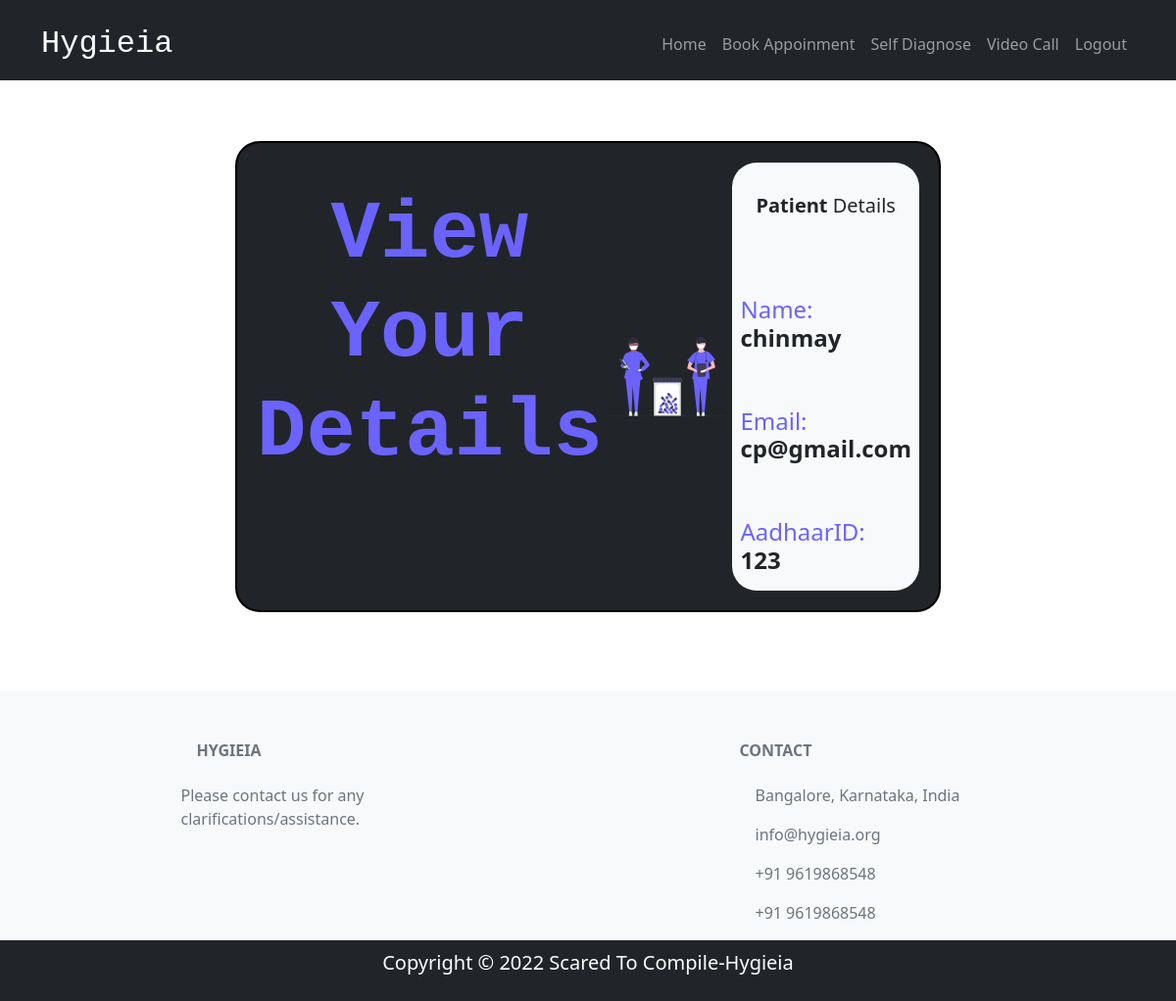
The app's page /patient/ (signed in) with its own data.
### register_login/models.py (models this page shows)
class Patient(models.Model):
    user = models.OneToOneField(User, on_delete=models.CASCADE, primary_key=True)
    aadhaar_id = models.CharField(max_length=12)

class User(AbstractUser):
    is_doctor = models.BooleanField(default=False)
    is_patient = models.BooleanField(default=False)
    Specialisation = models.CharField(max_length=255,default='')
    Aadhaar_ID = models.CharField(max_length=12,default='')

### patient/views.py (the view)
# urls.py: path('', views.home, name='base-home'),
def home(request):
    user = request.user
    patient = Patient.objects.filter(user=user)
    return render(request, 'patient/patient_profile.html',{"patient":patient[0]})

### patient/templates/patient/patient_profile.html (shortened to what this page needs)
{%extends "patient/home.html" %}
{% load static %}
{%block content%}
<br>
<br>
<br><br><br><br>
<div id="formbox" class=" bg-dark text-light container d-flex justify-content-center mb-3re">
    <div>
        <br>
        <h1 id="regText" >View Your Details</h1>
        <br>
    </div>
    <div id="aligndiv" class=" text-light d-flex">
        <div class="d-none d-md-block p-2"><img src="{% static 'images/profile1.svg' %}" class="d-block w-100"
                                                alt="assets/portfolio.svg"></div>
    </div>
    <div id="aligndiv" class="bg-light text-dark" style="border-radius: 25px;">
        <div id="profilediv" class="p-2">
            <br>
            <h5 style="text-align: center" id="profile1"><span id="Text" class="extra" style="font-weight:bolder;">Patient </span>Details
            </h5>
            <br><br><br>
            <h5 id="profile">Name: <span id="Text" class="extra"
                                         style="font-weight:bolder;">{{patient.user.username}} </span></h5>
            <br><br>
            <h5 id="profile">Email: <span id="Text" style="font-weight:bolder;">{{patient.user.email}} </span></h5>
            <br><br>
            <h5 id="profile">AadhaarID: <span id="Text" style="font-weight:bolder;">{{patient.aadhaar_id}} </span></h5>
        </div>
    </div>
</div>
<br><br><br>
{%endblock content%}

### static/styles/custom.css (style rules this page uses)
#regText { font-family: 'Roboto Mono', monospace; color: #6b63fe; text-align: center; font-weight: bold; font-size: min(100px, 7vw) }
#formbox { max-width: min(1000px,60%); margin:auto; border-radius: 25px; border: 2px solid black; padding:20px; }
#aligndiv { display: flex; align-items:center; flex-wrap: wrap; }
#profilediv { text-align:left; }
#profile { font-size: min(25px,2vw); }

### patient/templates/patient/home.html (style rules this page uses)
#regText { font-family: "Roboto Mono", monospace; color: #6b63fe; text-align: center; font-weight: bold; font-size: min(100px, 7vw); }
#formbox { max-width: min(1000px, 60%); margin: auto; border-radius: 25px; border: 2px solid black; padding: 20px; }
#aligndiv { display: flex; align-items: center; flex-wrap: wrap; }
#profilediv { text-align: left; }
#profile { font-size: min(25px, 2vw); }

### patient/templates/patient/patient_profile.html (style rules this page uses)
#profile { color:#6B63FE; }
#Text { color:#212529; }

### records on screen
Patient: user.username "chinmay", user.email "cp@gmail.com", aadhaar_id "123"
